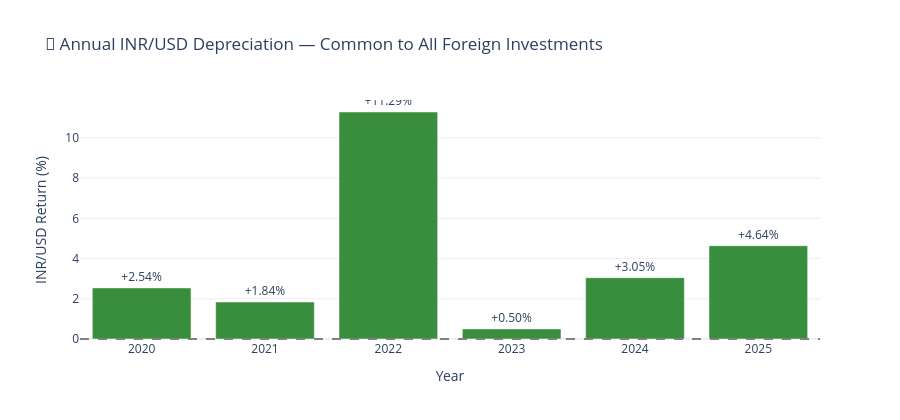

The notebook cell this image was saved under:
### Code cell
# ── Graph 7: USDINR annual contribution (same for all countries — show once cleanly) ──
usdinr_annual = results_df[results_df['Country'] == 'USA'][['Year','USDINR Return (%)']].sort_values('Year')

bar_colors = ['#388e3c' if v > 0 else '#d32f2f' for v in usdinr_annual['USDINR Return (%)']]

fig = go.Figure(go.Bar(
    x=[str(y) for y in usdinr_annual['Year']],
    y=usdinr_annual['USDINR Return (%)'],
    marker_color=bar_colors,
    text=[f'{v:+.2f}%' for v in usdinr_annual['USDINR Return (%)']],
    textposition='outside'
))
fig.add_hline(y=0, line_dash='dash', line_color='gray')
fig.update_layout(
    title=dict(text='💱 Annual INR/USD Depreciation — Common to All Foreign Investments', font=dict(size=17)),
    xaxis_title='Year',
    yaxis_title='INR/USD Return (%)',
    height=420,
    plot_bgcolor='rgba(0,0,0,0)',
    yaxis=dict(gridcolor='#eee'),
    showlegend=False
)
fig.show()

### Figure 1 — Plotly figure (JSON) as saved in the notebook; plotly's stock layout.template omitted (floating-point values rounded to 4 significant figures)
{"data": [{"marker": {"color": ["#388e3c", "#388e3c", "#388e3c", "#388e3c", "#388e3c", "#388e3c"]}, "text": ["+2.54%", "+1.84%", "+11.29%", "+0.50%", "+3.05%", "+4.64%"], "textposition": "outside", "type": "bar", "x": ["2020", "2021", "2022", "2023", "2024", "2025"], "y": [2.54, 1.84, 11.29, 0.5, 3.05, 4.64]}], "layout": {"height": 420, "plot_bgcolor": "rgba(0,0,0,0)", "shapes": [{"line": {"color": "gray", "dash": "dash"}, "type": "line", "x0": 0, "x1": 1, "xref": "x domain", "y0": 0, "y1": 0, "yref": "y"}], "showlegend": false, "title": {"font": {"size": 17}, "text": "💱 Annual INR/USD Depreciation — Common to All Foreign Investments"}, "xaxis": {"title": {"text": "Year"}}, "yaxis": {"gridcolor": "#eee", "title": {"text": "INR/USD Return (%)"}}}}
